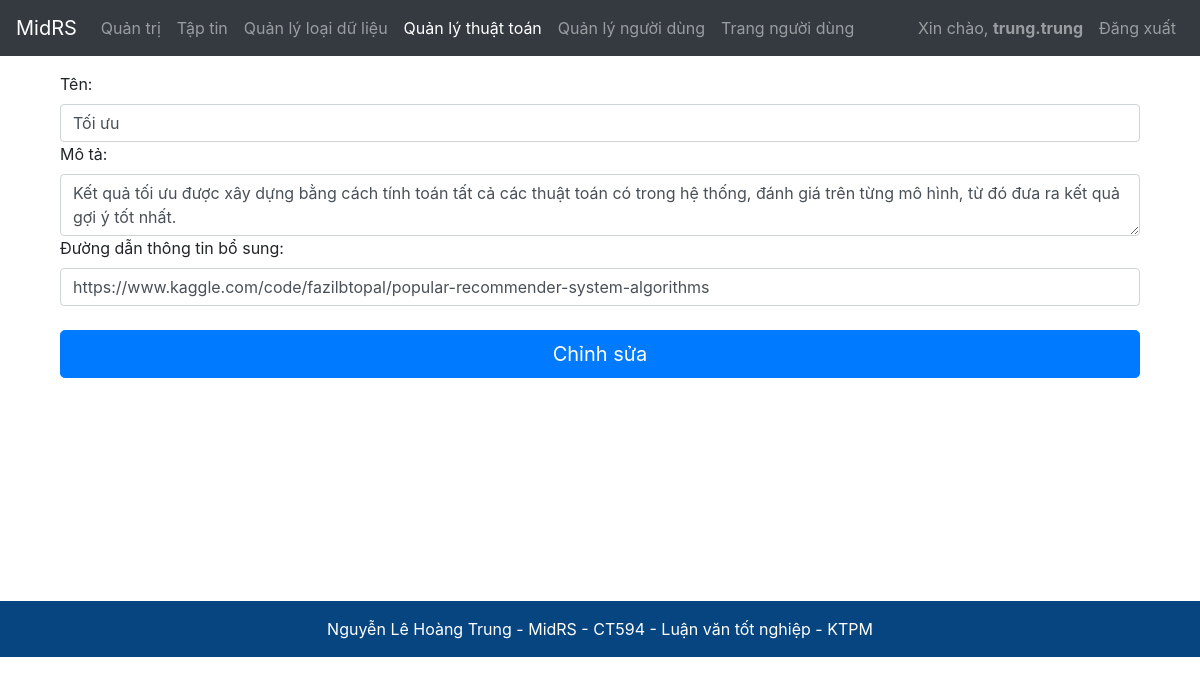
The app's page /admin/algorithms/1 (signed in) with its own data.
### app/models.py (models this page shows, shortened)
class Users(db.Model,UserMixin):
    id = db.Column(db.Integer(), primary_key=True)
    user_name = db.Column(db.String(length=30), nullable=False, unique=True)
    password_hash = db.Column(db.String(length=60), nullable=False)
    email_address = db.Column(db.String(length=50), nullable=False, unique=True)
    is_admin = db.Column(db.Boolean(), default=False, nullable=False)
    created_at = db.Column(db.DateTime, server_default=db.func.now())
    updated_at = db.Column(db.DateTime, server_default=db.func.now(), server_onupdate=db.func.now())
    files = db.relationship('Files', backref='files_user', lazy=True)
    @property
    def password(self):
        return self.password

class Algorithms(db.Model):
    id = db.Column(db.Integer(), primary_key=True)
    name = db.Column(db.String(length=50), nullable=False)
    description = db.Column(db.String(1000), nullable=False)
    link = db.Column(db.String(100), nullable=False)
    created_at = db.Column(db.DateTime, server_default=db.func.now())
    updated_at = db.Column(db.DateTime, server_default=db.func.now(), server_onupdate=db.func.now())
    results = db.relationship('Results', backref='results_algorithm', lazy=True)
    points = db.relationship('Points', backref='points_algorithm', lazy=True)

### app/routes.py (the view, shortened to what this page needs)
@app.route("/admin/algorithms/<int:id>", methods=['GET', 'POST'])
@login_required
def admin_algorithm_page_edit(id):
    check_is_admin()
    form = AlgorithmForm()
    algorithm = Algorithms.query.filter_by(id=id).first()
    if form.errors != {}:
        flash('Lỗi! Xin vui lòng thử lại!', category='danger')
    form.description.data = algorithm.description
    return render_template("admin_algorithm_page_edit.html", form=form, algorithm = algorithm)

### app/forms.py
class AlgorithmForm(FlaskForm):
    name = StringField(label='Tên:', validators=[DataRequired()])
    description = TextAreaField(label='Mô tả:', validators=[DataRequired()])
    link = StringField(label='Đường dẫn thông tin bổ sung:', validators=[DataRequired()])
    submit = SubmitField(label='Thêm mới')

### app/models.py (called while the page is built)
@login_manager.user_loader
def load_user(user_id):
    return Users.query.get(int(user_id))

### app/routes.py (called while the page is built)
@login_required
def check_is_admin():
    if current_user.is_admin == 0:
        redirect(url_for('home_page'))

### app/templates/admin_algorithm_page_edit.html
{% extends "admin_base_layout.html" %} {% set active_page = "algorithm_page" %}
{% block title %} Chỉnh sửa nội dung {% endblock %} {% block body %}
<div class="container">
	<form
		method="POST"
		enctype="multipart/form-data">
		{{ form.hidden_tag() }} {{ form.name.label() }} {{
		form.name(class='form-control', placeholder='Tên thuật toán',
		value=algorithm.name) }} {{ form.description.label() }} {{
		form.description(class='form-control', placeholder='Mô tả') }} {{
		form.link.label() }} {{ form.link(class='form-control', placeholder='Đường dẫn thông tin bổ sung', value=algorithm.link) }}
		<br />
		{{ form.submit(class='btn btn-lg btn-block btn-primary', value='Chỉnh sửa')
		}}
	</form>
</div>
{% endblock %}

### app/templates/admin_base_layout.html (shortened to what this page needs)
<!DOCTYPE html>
<html lang="en">
	<head>
		<link
			rel="stylesheet"
			href="https://cdn.jsdelivr.net/npm/bootstrap@4.5.3/dist/css/bootstrap.min.css"
 />
	</head>
	<body>
		{%
			set navigation_bar = [
				(url_for('admin_page'), 'admin_page', 'Quản trị'),
				(url_for('admin_file_page'), 'admin_file_page', 'Tập tin'),
				(url_for('admin_type_page'), 'type_page', 'Quản lý loại dữ liệu'),
				(url_for('admin_algorithm_page'), 'algorithm_page', 'Quản lý thuật toán'),
				(url_for('user_page'), 'user_page', 'Quản lý người dùng'),
				(url_for('home_page'), 'home_page', 'Trang người dùng'),
				]
				%}
				{% set active_page = active_page|default('admin_page') %}
		<nav class="navbar navbar-expand-md navbar-dark bg-dark sticky-top">
			<a
				class="navbar-brand"
				href="#"
				>MidRS</a
			>
			<div
				class="collapse navbar-collapse"
				id="navbarToggleExternalContent">
				<ul class="navbar-nav mr-auto mt-2 mt-lg-0">
					{% for href, id, caption in navigation_bar %}
						<li
							{% if id == active_page %}
								class="nav-item active"
							{% else %}
								class="nav-item"
							{% endif%}
						>
							<a class="nav-link" href="{{ href|e }}">{{ caption|e }}</a>
						</li>
					{% endfor %}
				</ul>
				{% if current_user.is_authenticated %}
					<ul class="navbar-nav ">
						<li class="nav-item ">
							<a class="nav-link" href="#">Xin chào, <b>{{ current_user.user_name }}</b></a>
						</li>
						<li class="nav-item">
							<a class="nav-link" href="{{url_for('logout')}}">Đăng xuất</a>
						</li>
					</ul>
				{% endif %}
			</div>
		</nav>
		<div class="container mt-3" style="min-height: 529px;">
			{% block body %}
			{% endblock %}
		</div>
	</body>
	<section class="">
		<footer class="text-center text-white" style="background-color: #0756a0;">
		  <div class="text-center p-3" style="background-color: rgba(0, 0, 0, 0.2);">
			Nguyễn Lê Hoàng Trung - MidRS -
			<a class="text-white" target="_blank" href="http://www.cit.ctu.edu.vn/decuong/CT594.pdf">CT594 - Luận văn tốt nghiệp - KTPM</a>
		  </div>
		</footer>
	</section>
</html>

### records on screen
Users: user_name "trung.trung"
Algorithms: name "Tối ưu", description "Kết quả tối ưu được xây dựng bằng cách tính toán tất cả các thuật toán có trong hệ thống, đánh giá trên từng mô hình, từ đó đưa ra kết quả gợi ý tốt nhất.", link "https://www.kaggle.com/code/fazilbtopal/popular-recommender-system-algorithms"

### other values on screen
{{ caption|e }} "Quản trị" "Tập tin" "Quản lý loại dữ liệu" "Quản lý thuật toán" "Quản lý người dùng" "Trang người dùng"
